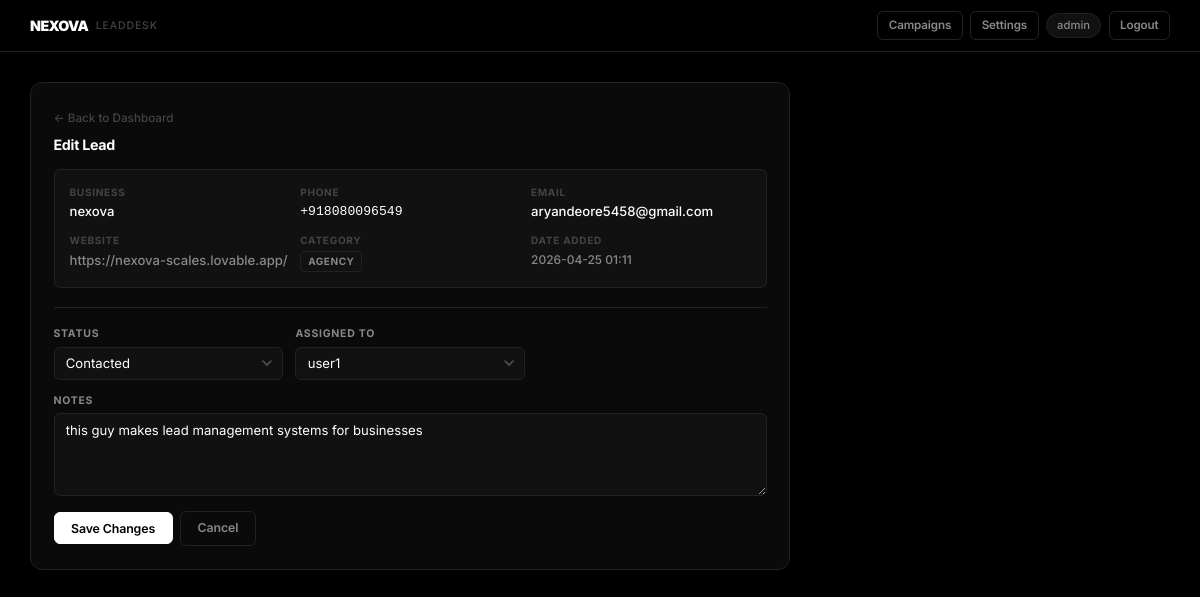
The page /edit/2 (signed in) on the database its author committed.
### tables this page shows
CREATE TABLE leads (
        id            INTEGER PRIMARY KEY AUTOINCREMENT,
        business_name TEXT    NOT NULL,
        phone         TEXT    NOT NULL UNIQUE,
        email         TEXT    UNIQUE,
        website       TEXT,
        category      TEXT    NOT NULL DEFAULT 'Other',
        notes         TEXT,
        status        TEXT    NOT NULL DEFAULT 'New',
        assigned_to   TEXT    NOT NULL,
        date_added    TEXT    NOT NULL
    );

### app.py (the view, shortened to what this page needs)
@app.route("/edit/<int:lead_id>", methods=["GET", "POST"])
@login_required
def edit_lead(lead_id):
    db   = get_db()
    lead = db.execute("SELECT * FROM leads WHERE id=?", (lead_id,)).fetchone()
    if not lead:
        flash("Lead not found.", "error")
        return redirect(url_for("dashboard"))
    return render_template("edit.html", lead=lead, statuses=STATUSES,
                           users=list(USERS.keys()), current_user=session["user"])

### app.py (called while the page is built)
def get_db():
    if "db" not in g:
        g.db = sqlite3.connect(DB_PATH)
        g.db.row_factory = sqlite3.Row
    return g.db

def login_required(f):
    @wraps(f)
    def decorated(*args, **kwargs):
        if "user" not in session:
            return redirect(url_for("login"))
        return f(*args, **kwargs)
    return decorated

### templates/edit.html (shortened to what this page needs)
<!DOCTYPE html>
<html lang="en">
<head>
  <link rel="stylesheet" href="{{ url_for('static', filename='style.css') }}" />
</head>
<body>
  <nav class="topnav">
    <div class="topnav-brand">
      <span class="brand-name">NEXOVA</span>
      <span class="brand-sub">LeadDesk</span>
    </div>
    <div class="topnav-right">
      <a href="{{ url_for('campaign') }}" class="btn btn-ghost btn-sm">Campaigns</a>
      <a href="{{ url_for('settings') }}" class="btn btn-ghost btn-sm">Settings</a>
      <span class="nav-user">{{ current_user }}</span>
      <a href="{{ url_for('logout') }}" class="btn btn-ghost btn-sm">Logout</a>
    </div>
  </nav>
  <div class="page-container">
    <div class="card edit-card">
      <a href="{{ url_for('dashboard') }}" class="back-link">← Back to Dashboard</a>
      <h2 class="section-title" style="margin-top:0.6rem;">Edit Lead</h2>
      <div class="lead-info-grid">
        <div class="info-item">
          <span class="info-label">Business</span>
          <span class="info-value">{{ lead.business_name }}</span>
        </div>
        <div class="info-item">
          <span class="info-label">Phone</span>
          <span class="info-value td-mono">{{ lead.phone }}</span>
        </div>
        <div class="info-item">
          <span class="info-label">Email</span>
          <span class="info-value">{{ lead.email or '—' }}</span>
        </div>
        <div class="info-item">
          <span class="info-label">Website</span>
          <span class="info-value">
            {% if lead.website %}
            <a href="{{ lead.website }}" target="_blank" class="link">{{ lead.website }}</a>
            {% else %}—{% endif %}
          </span>
        </div>
        <div class="info-item">
          <span class="info-label">Category</span>
          <span class="info-value"><span class="tag tag-cat">{{ lead.category }}</span></span>
        </div>
        <div class="info-item">
          <span class="info-label">Date Added</span>
          <span class="info-value" style="font-size:0.8rem;color:var(--text-muted);">{{ lead.date_added }}</span>
        </div>
      </div>
      <hr class="divider" />
      <form method="POST" action="{{ url_for('edit_lead', lead_id=lead.id) }}">
        <div class="form-grid">
          <div class="form-group">
            <label>Status</label>
            <select name="status">
              {% for s in statuses %}
              <option value="{{ s }}" {% if lead.status==s %}selected{% endif %}>{{ s }}</option>
              {% endfor %}
            </select>
          </div>
          <div class="form-group">
            <label>Assigned To</label>
            <select name="assigned_to">
              {% for u in users %}
              <option value="{{ u }}" {% if lead.assigned_to==u %}selected{% endif %}>{{ u }}</option>
              {% endfor %}
            </select>
          </div>
          <div class="form-group form-group-full">
            <label>Notes</label>
            <textarea name="notes" rows="4" placeholder="Add notes...">{{ lead.notes or '' }}</textarea>
          </div>
        </div>
        <div class="form-actions">
          <button type="submit" class="btn btn-primary">Save Changes</button>
          <a href="{{ url_for('dashboard') }}" class="btn btn-ghost">Cancel</a>
        </div>
      </form>
    </div>
  </div>
</body>
</html>

### rows shown on the page
leads: business_name "nexova", phone "+918080096549", email "aryandeore5458@gmail.com", website "https://nexova-scales.lovable.app/", category "AGENCY", date_added "2026-04-25 01:11", status "Contacted", assigned_to "user1", notes "this guy makes lead management systems for businesses"

### other values the page prints
{{ current_user }} "admin"
